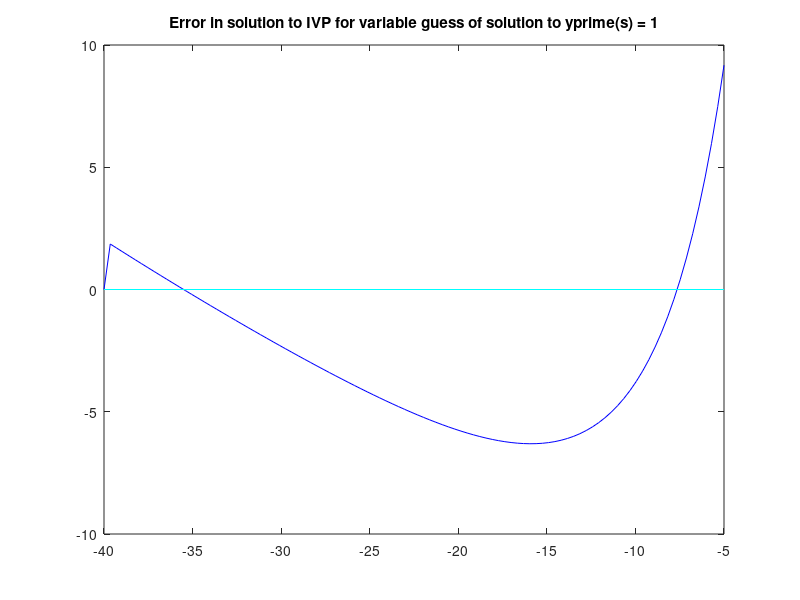

MATLAB code for this plot: (Note: this script raises an error after producing the figure.)
% % Testing Document
% %%
% % AB 2-step
% f = @(r,z) r.^2 - (1+(3/2).*z).*r + (1/2).*z;
% theta = 3*pi/4;
% Rnew = 0;
% ds = .1;
% s =0;
% while abs(Rnew)<1
%     s = s+ds;
%     Rold = Rnew;
%     z = s.*exp(1i.*theta);
%     Rnew = max
%     
% end
% 
%     %% 
%     % Region of stability for 3rd order gear's method using PEC, P(EC)^2,
%     % etc.
%     %y' = -10y+9.9e^(-t/10)
%     % y(0) = 2
%     B = [1,1,1,1
%         0 1 2 3
%         0 0 1 3
%         0 0 0 1];
%     c = [6/11
%         1
%         6/11
%         1/11];
%     dydt = @(y,t) [y;
%         (.1)*(-10.*y+9.9.*exp(-t./10));
%         (.1^2)/2.*der((-10.*y+9.9.*exp(-t./10)));
%         (.1^3)/6.*der(der((-10.*y+9.9.*exp(-t./10))));];
%     t = 0:.1:2;
%     h=.1;
%     y = zeros(4,length(t));
%     y(:,1) = [2;0;0;0]; %initialize the y vector 
%     
%     %PEC
%     for i = 1:length(t);
%         % Predictor
%         y(:,i+1) = B .* y(:,i);
%         % Evaluate/Corrector
%         y(:,i+1) = y(:,i+1) + h.*(dydt(t(i+1),y(:,i+1)) - y(2,i+1)).*c;
%     end
%     
%     true = ode23s(dydt, t , 2);
%     plot(t , y(:,1) , 'ro-' , r , true , '*-')
%     legend('PEC' , 'True')
%     plot()
%     
%     
%%
% 561 Final homework #4
% BVP y''(t) = 3/2 y^2 (t) , y(0) = 4 , y(1) = 1
% part a

%%%%%%%%%%%%%%%%%%%%%% FUNCTION G IN MATH 561 FINAL FOLDER IS THE FUNCTION
%%%%%%%%%%%%%%%%%%%%%% THAT DOES WHAT THIS SCRIPT DOES!
dy2dt = @(t,z) [z(2) ; (3/2).* z(1).^2];
e_y = zeros(1,100);
tspan = [0,1];
g = @(s) ode45(dy2dt, tspan, [4 , s]);

% part b
s = linspace(-40,-5);
for i = 1:length(s)-1
    [T , Y] = g(s(i));
    e_y(2,i+1) = Y(length(Y'),1)-1; % find the error in the solution to y(1) based on initial guess y'(0) = s' and the given initial value for y in the BVP
end

plot( s , e_y , 'b', s, zeros(length(s)), 'c-') %y(1,:) is all zeros since nothing was caluclated here for y'
title('Error in solution to IVP for variable guess of solution to yprime(s) = 1')

indices = find([0 diff(sign(y(2,:)))]~=0)
% 2 , 14 , 93 are the indices where e_y changes sign - this is where the
% error is closest to 0.
% index 2 can be ignored since the graph starts at 0, so that counts as a
% sign change. But between s(13) and s(14) there is a sign change, and same
% for between s(92) and s(93). 
% So we'll use fzero to find the exact values of s to default accuracy

% can't use fzero on g since g doesn't actually find the difference. I
% either need to write g differently or use a for loop on values between
% s(13) and s(14) and another on on values between s(92) and s(93) to
% minimise the error then pick the best one possibly?

%%
%561 Final #5 GUIDE (This is only for part of the problem)
load sound.dat
z = sound(:,1);
Cz = sound(:,2);
cSpline = spline(z,Cz) % Spline the data to get a curve describing the
% speed of a sound wave based on the depth

coefs = cSpline.coefs;
cPcoefs = []; % initialze a matrix to hold coefficients of c prime

for p = 1:size(coefs,1) % this creats the coefficient matrix for the c prime spline
    X = coefs(p,:);
    cPcoefs = [ cPcoefs; polyder(X) ];
end
% first we mkpp (make a piecewise polynomial) out of the cPcoefs matrix
% using the mkpp. the breaks are the breaks of the cspline (data) and we
% use the matrix we just made.
cPrimeSpline = mkpp(cSpline.breaks, cPcoefs);
%now we make a function out of the spline to get information about any
%given depth z

c = @(z)ppval(cSpline,z);
cPrime = @(z)ppval(cPrimeSpline,z);

c(2000)
cPrime(2000)
%%
% 561 Final number 2
%b
syms h lambda
I = [1,0;0,1];
c = [1/2;2];
c2 = [0;1];
DG = [h*lambda,-1];
B = [1,1;0,1];

%PEC
Spec = (I + c*DG)*B

%PECE
Spece = (I + c2*DG)*(I + c*DG)*B

% check for zero stability by using h*lambda = 0
% We know from the notes that the region of stability extends for the
% entire negative real axis

subs(Spec,h*lambda,0)
subs(Spece,h*lambda,0)

% Spec has eigen values of 1 and -1, whose magnitidues are less or equal 1
% therefore it is zero stable, and Spece has eigen values 1 and 0, whose
% magnitudes are less than 1 therefore it's also zero stable.

%%
%561 Final number 3
dydt = @(t,y) -10.*y+9.9.*exp(-1.*t./10);
%initial
y0 = 2;
h = .1; t = 0:h:2;
%Gear's third order method in the multivalue formulation
B = [1,1,1,1;0,1,2,3;0,0,1,3;0,0,0,1];
c = [6/11;1;6/11;1/11];
true = exp(-1.*t.*10) + exp(-1.*t./10);
dtrue = (-1/10).*exp(-1.*t.*10) + (-1/10).*exp(-1.*t./10);
d2true = (1/100).*exp(-1.*t.*10) + (1/100).* exp(-1.*t./10);
d3true = (-1/1000).*exp(-1.*t.*10) + (-1/1000).* exp(-1.*t./10);
% matrix to store true values
TRUE = [true;dtrue;d2true;d3true];
y = zeros(4,length(t)); % initialize matrix to hold solutions
% initial values
y(:,1) = [true(1);h.*dtrue(1);h.*d2true(1);h.*d3true(1)];

%PEC
for i = 1:length(t)-1;
    % P
    y(:,i+1) = B*y(:,i);
    % EC
    y(:,i+1) = y(:,i+1) + (h.*dydt(t(i+1),y(1,i+1))-y(2,i+1)).*c;
end
figure
plot(t,y(1,:),'b-',t,true,'r-')
title('Numerical and true solutions to ODE using PEC')
xlabel('t = 0:.1:2')
ylabel('outputs of numerical solution and true solution')
legend('numerical solution','true solution')

%P(EC)^2
for i = 1:length(t)-1;
    % P
    y(:,i+1) = B*y(:,i);
    % EC
    y(:,i+1) = y(:,i+1) + (h.*dydt(t(i+1),y(1,i+1))-y(2,i+1)).*c;     
    % EC
    y(:,i+1) = y(:,i+1) + (h.*dydt(t(i+1),y(1,i+1))-y(2,i+1)).*c;
end
figure
plot(t,y(1,:),'b-',t,true,'r-')
title('Numerical and true solutions to ODE using P(EC)^2')
xlabel('t = 0:.1:2')
ylabel('outputs of numerical solution and true solution')
legend('numerical solution','true solution')

%P(EC)^3
for i = 1:length(t)-1;
    % P
    y(:,i+1) = B*y(:,i);
    % EC
    y(:,i+1) = y(:,i+1) + (h.*dydt(t(i+1),y(1,i+1))-y(2,i+1)).*c;
    % EC
    y(:,i+1) = y(:,i+1) + (h.*dydt(t(i+1),y(1,i+1))-y(2,i+1)).*c;
    % EC
    y(:,i+1) = y(:,i+1) + (h.*dydt(t(i+1),y(1,i+1))-y(2,i+1)).*c;
end
figure
plot(t,y(1,:),'b-',t,true,'r-')
title('Numerical and true solutions to ODE using P(EC)^3')
xlabel('t = 0:.1:2')
ylabel('outputs of numerical solution and true solution')
legend('numerical solution','true solution')

%P(EC)^4
for i = 1:length(t)-1;
    % P
    y(:,i+1) = B*y(:,i);
    % EC
    y(:,i+1) = y(:,i+1) + (h.*dydt(t(i+1),y(1,i+1))-y(2,i+1)).*c;
    % EC
   y(:,i+1) = y(:,i+1) + (h.*dydt(t(i+1),y(1,i+1))-y(2,i+1)).*c;
    % EC
    y(:,i+1) = y(:,i+1) + (h.*dydt(t(i+1),y(1,i+1))-y(2,i+1)).*c;
    % EC
    y(:,i+1) = y(:,i+1) + (h.*dydt(t(i+1),y(1,i+1))-y(2,i+1)).*c;
end
figure
plot(t,y(1,:),'b-',t,true,'r-')
title('Numerical and true solutions to ODE using P(EC)^4')
xlabel('t = 0:.1:2')
ylabel('outputs of numerical solution and true solution')
legend('numerical solution','true solution')
%Stability
%PEC
% Spec = (I + c*DG)*B
% 
% %PECEC
% Spec2 = (I + c*DG).^2*B
% 
% %P(EC)^3
% Spec3 = (I + c*DG).^3*B
% 
% %P(EC)^4
% Spec4 = (I + c*DG).^4*B

%%
% Possibly a code for number 1 on 561 FINAL HW
% Regions of stability

C = 'color'; c = {'b','r','g','m','y','c'};
x = [0 0]; y = [-8 8]; K = 'k'; LW = 'linewidth'; FS = 'fontsize';
plot(y,x,K,LW,1), hold on, plot(x,y,K)
t = chebfun(t,3,[0 2*pi]);
z = exp(1i*t); r = z-1;
s = 1; plot(r./s,C,c{1},LW,2)                      % order 1
s = (3-1./z)/2; plot(r./s,C,c{2},LW,2)             % order 2
s = (23-16./z+5./z.^2)/12; plot(r./s,C,c{3},LW,2)  % order 3
axis([-2.5 .5 -1.5 1.5]), axis square, grid on
title('Adams-Bashforth orders 1,2,3',FS,16)


%%

% Problem 1 on FINAL 561 hw
%global charpoly z
% the boundary for theta = pi/2 for the AB3 method is a little less than
% -.5 so I'll use that as my initial guess
% characteristic polynomial for AB4 is
charpoly = @(z) r.^4 - r.^3 - (55/14).*(z).*r.^2 - (37/24).*z.*r + 9.* z;
h = -pi/12;
for theta = pi/2:h:pi
end

    
%%
theta =linspace(0,2*pi,200);
z = exp(1i.*theta);
nu = (z.^4-z.^3)./((55/24)*z.^3 - (59/24)*z.^2 + (37/24)*z - 9/24);

plot(real(nu) , imag(nu)), axis equal, grid on

%%
theta = linspace(0,2*pi,200);
z=exp(1i.*theta);
hl=(24*(z.^4-z.^3))./(55*z.^3-59*z.^2+37*z-9);
plot(real(hl),imag(hl)),axis equal, grid on
%%
syms x
c = [1/2; 1];
c2 = [0 ;1];
dg = [x ,-1];
B = [1 1 ; 0 1];
I2 = eye(2);
S1 = (I2 + c*dg)*B;
S2 = (I2 + c2*dg)*(I2 + c*dg)*B;
lam1 = 0;
lam2 = 0;
z=[];
while isempty(find(abs(double(z))>1))
z = eig(subs(S1,lam1));
lam1 = lam1 - .005;
end
z=[];
while isempty(find(abs(double(z))>1))
z = eig(subs(S2,lam2));
lam2 = lam2 - .005;
end
lam1,lam2

%%
% 561 1c final homework
%1 C Brute Force
k = 4;
n=100;
AMcoef = [3/8,19/24,-5/24,1/24];
ABcoef = [ -3/8 , 37/24, -59/24 , 55/24];
theta = pi:-pi/(2*n):pi/2; 
tol = .5*exp(-12);
rr = zeros(n+1,1);
figure
hold on
for i = 1:n+1
    r=0;
    rho=0;
    while rho<1
        r = r+.01;
        z= r*exp(1i*theta(i));
        p = [ 1, -1-z*(AMcoef(1) + AMcoef(2)+z*AMcoef(1)*ABcoef(4)),...
    -z*(AMcoef(3:4)+z*AMcoef(1)*ABcoef(3:-1:2)), -z^2*AMcoef(1)*ABcoef(1)];
        rho = max(abs(roots(double(p))));
          
    end
    plot(r*cos(theta(i)),r*sin(theta(i)),'ro-',...
     r*cos(theta(i)),-r*sin(theta(i)),'ro-',...
     'LineWidth',2)
    grid on
    axis equal
end
%%
% Guide for Michael M for 561 #5 a
%561 Final #5 GUIDE (This is only for part of the problem)

z = [1,2,3,4,5,6,7,8];
Cz = [10,14,12,-10,2,8,20,-32];
cSpline = spline(z,Cz) % Spline the data to get a curve describing the
% relationship between z and Cz

coefs = cSpline.coefs;
cPcoefs = []; % initialze a matrix to hold coefficients of c prime

for p = 1:size(coefs,1) % this creats the coefficient matrix for the c prime spline
    X = coefs(p,:);
    cPcoefs = [ cPcoefs; polyder(X) ];
end
% first we mkpp (make a piecewise polynomial) out of the cPcoefs matrix
% using the mkpp. the breaks are the breaks of the cspline (data) and we
% use the matrix we just made.
cPrimeSpline = mkpp(cSpline.breaks, cPcoefs);
%now we make a function out of the spline to get information about any
%given depth z

c = @(z)ppval(cSpline,z);
cPrime = @(z)ppval(cPrimeSpline,z);

c(1) % should be 10 by construction of the problem
%%
% trying part 1 c of final 561 hw again

%global cpoly z
%z = exp(1i.*theta);
syms a b t
char = 2*a^3+(1/12)*(9*a*b*a^4 + 74*a*b*a^3-64*a*a^2*b + 38*a*b*a - 9*a*b);

cpoly = (19.*t.^2.*z)./6 - (3.*t.*z)./4 - (16.*t.^3.*z)./3 + (37.*t.^4.*z)./6 + (3.*t.^5.*z)./4 + 2.*t.^3;
n = 5;
for theta = pi:-pi/n:pi/2
    rr = rho(theta,-.5);
end
plot(rr.*cos(degtorad(theta)),rr.*sin(degtorad(theta)),'o')


%%
% Find the region of stability of a method numerically
% Follow AB-1 PEC through 4 steps
% region of stability changes every time
% it is not clear where this will settle down in the end

%global cpoly z
syms yn yn1 yn2 yn3 yn4 fn fn1 fn2 fn3 fn4 h lambda z r
n = 50;  % number of points
theta = pi:-pi/(2*n):pi/2;
theta(end+1) = 0;

% AB-1
fn = lambda * yn;
yn1 = yn + h*fn;         % P
fn1 = lambda * yn1;      % E
yn1 = yn + h/2*(fn1+fn); % C
%fn1 = lambda * yn1;      % E

% PEC Step 1
disp(' '); disp('PEC Step 1'); disp('===================');
E1 = subs(expand(yn1),h*lambda,z);
E1 = subs(E1,{yn},{1});
[cpoly, powers] = coeffs(r-E1,r)

rho_pec = zeros(size(theta));
rho0 = 3;
for j = 1:n+1
    rho_pec(j) = rho(theta(j),rho0);
    rho0 = rho_pec(j);
end
figure(1);
plot(rho_pec.*cos(theta),rho_pec.*sin(theta),'r',...
     rho_pec.*cos(theta),-rho_pec.*sin(theta),'r',...
     'LineWidth',2)
title('PEC Step 1','FontSize',20)
axis equal

% PEC Step 2
yn2 = yn1 + h*fn1;         % P
fn2 = lambda * yn2;        % E
yn2 = yn1 + h/2*(fn2+fn1); % C
%fn2 = lambda * yn2;        % E

disp(' '); disp('PEC Step 2'); disp('===================');
E2 = subs(expand(yn2),h*lambda,z);
E2 = subs(E2,{yn},{1});
[cpoly, powers] = coeffs(r-E2,r)

rho_pec2 = zeros(size(theta));
rho0 = 3;
for j = 1:n+1
    rho_pec2(j) = rho(theta(j),rho0);
    rho0 = rho_pec2(j);
end
figure(2);
plot(rho_pec2.*cos(theta),rho_pec2.*sin(theta),'g',...
     rho_pec2.*cos(theta),-rho_pec2.*sin(theta),'g',...
     'LineWidth',2)
title('PEC Step 2','FontSize',20)
axis equal

% PEC Step 3
yn3 = yn2 + h*fn2;         % P
fn3 = lambda * yn3;        % E
yn3 = yn2 + h/2*(fn3+fn2); % C
%fn3 = lambda * yn3;        % E

disp(' '); disp('PEC Step 3'); disp('===================');
E3 = subs(expand(yn3),h*lambda,z);
E3 = subs(E3,{yn},{1});
[cpoly, powers] = coeffs(r-E3,r)

rho_pec3 = zeros(size(theta));
rho0 = 3;
for j = 1:n+1
    rho_pec3(j) = rho(theta(j),rho0);
    rho0 = rho_pec3(j);
end
figure(3);
plot(rho_pec3.*cos(theta),rho_pec3.*sin(theta),'b',...
     rho_pec3.*cos(theta),-rho_pec3.*sin(theta),'b',...
     'LineWidth',2)
title('PEC Step 3','FontSize',20)
axis equal

% PEC Step 4
yn4 = yn3 + h*fn3;         % P
fn4 = lambda * yn4;        % E
yn4 = yn3 + h/2*(fn4+fn3); % C
%fn4 = lambda * yn4;        % E

disp(' '); disp('PEC Step 4'); disp('===================');
E4 = subs(expand(yn4),h*lambda,z);
E4 = subs(E4,{yn},{1});
[cpoly, powers] = coeffs(r-E4,r)

rho_pec4 = zeros(size(theta));
rho0 = 3;
for j = 1:n+1
    rho_pec4(j) = rho(theta(j),rho0);
    rho0 = rho_pec4(j);
end
figure(4);
plot(rho_pec4.*cos(theta),rho_pec4.*sin(theta),'k',...
     rho_pec4.*cos(theta),-rho_pec4.*sin(theta),'k',...
     'LineWidth',2)
title('PEC Step 4','FontSize',20)
axis equal

% all together
figure(5); clf;
plot(rho_pec.*cos(theta),rho_pec.*sin(theta),'r',...
     rho_pec.*cos(theta),-rho_pec.*sin(theta),'r',...
     rho_pec2.*cos(theta),rho_pec2.*sin(theta),'g',...
     rho_pec2.*cos(theta),-rho_pec2.*sin(theta),'g',...
     rho_pec3.*cos(theta),rho_pec3.*sin(theta),'b',...
     rho_pec3.*cos(theta),-rho_pec3.*sin(theta),'b',...
     rho_pec4.*cos(theta),rho_pec4.*sin(theta),'k',...
     rho_pec4.*cos(theta),-rho_pec4.*sin(theta),'k')
%      rho_pec_mv.*cos(theta),rho_pec_mv.*sin(theta),'m',... % limiting region
%      rho_pec_mv.*cos(theta),-rho_pec_mv.*sin(theta),'m',...% from multivalue method
     %'LineWidth',2);
title('PEC, Steps 1 - 4','FontSize',20)
axis equal
%%
% Find the region of stability of a method numerically
% This is for ABM 4th order methodPECE

global cpoly z
syms yn yn1 yn2 yn3 yn4 fn fn1 fn2 fn3 fn4 h lambda z r
n = 50;  % number of points
theta = pi:-pi/(2*n):pi/2;
theta(end+1) = 0;

% % ABM 4-step method in multivalue form
% fn = lambda * yn;
% yn1 = yn + h*fn;         % P
% fn1 = lambda * yn1;      % E
% yn1 = yn + h/2*(fn1+fn); % C
% fn1 = lambda * yn1;      % E

B = [1,55/24,-59/24,37/24,-9/24;  % AB 4-step predictor
     0,4,-6,-4,1;
     0,1,0,0,0;
     0,0,1,0,0;
     0,0,0,1,0];  
c = [9/24,];  % AB 4th order corrector
c2 = [0; 1; ; ;0];  % final evaluation
DG = [z,-1,0,0];
I = eye(5);

% PEC
S = (I + c*DG)*B
cpoly = charpoly(S);

rho_pec = zeros(size(theta));
rho0 = 3;
for j = 1:n+1
    rho_pec(j) = rho(theta(j),rho0);
    rho0 = rho_pec(j);
end
figure(1);
plot(rho_pec.*cos(theta),rho_pec.*sin(theta),'r',...
     rho_pec.*cos(theta),-rho_pec.*sin(theta),'r',...
     'LineWidth',2)
title('PEC','FontSize',20)
axis equal

% PECE
S = (I + c2*DG)*(I + c*DG)*B
cpoly = charpoly(S);

rho_pece = zeros(size(theta));
rho0 = 3;
for j = 1:n+1
    rho_pece(j) = rho(theta(j),rho0);
    rho0 = rho_pece(j);
end
figure(2);
plot(rho_pece.*cos(theta),rho_pece.*sin(theta),'g',...
     rho_pece.*cos(theta),-rho_pece.*sin(theta),'g',...
     'LineWidth',2)
title('PECE','FontSize',20)
axis equal

% all together
figure(3); clf;
plot(rho_pec.*cos(theta),rho_pec.*sin(theta),'r',...
     rho_pec.*cos(theta),-rho_pec.*sin(theta),'r',...
     rho_pece.*cos(theta),rho_pece.*sin(theta),'g',...
     rho_pece.*cos(theta),-rho_pece.*sin(theta),'g',...
     'LineWidth',2);
title('PEC and PECE','FontSize',20)
axis equal
%%
g = 9.81; m = 68.1; t = 12; cd = 0.25;
v = sqrt(g * m / cd) * tanh(sqrt(g * cd / m) * t)

%%
% Math 517
% Homework 1
% Questions 1-3
clear all
clc
% I have used a weighted Taylor expansion to sovle for u''(x2)
% Below is the system that has arisen
syms h1 h2 h3 
% O is the coefficient matrix for the 4x4 system of w0...w3
O = [1 1 1 1; 0 -h1 h2 h3+h2; 0 .5*h1^2 .5*h2^2 .5*(h2+h3)^2;
0 -(1/6)*h1^3 (1/6)*h2^3 (1/6)*(h2+h3)^3];
% Since we want to kill off everything except the u''(x2) term we use this
% v and solve O^-1 * v to sovle for the weights
v = [0 0 1 0]';

omega = inv(O)*v;
omega = simplify(omega)

syms ux1 ux2 ux3 ux4 du4c1x du4c2x du4c3x du4um

error = omega(3)*(1/24)*h2^4*du4c2x + omega(4)*(1/24)*...
    (h2+h3)^4*du4c3x + omega(2)*(1/24)*h1^4*du4c1x;

error_collapsed = (1/24)*(omega(3)*h2^4+omega(4)*...
    (h2+h3)^4+omega(2)*h1^4)*du4um;

er = simplify(error_collapsed);

% Begin QUESTION 2
% function to compare error to
u = @sin;
x2 = pi/2;
H = linspace(exp(-4),exp(-2),500);
% the true solution is u''(x2) = -sin(pi) = -1
true = -ones(1,length(H)); % vector for the loglog plot later on
du2dt_approx = [1, length(H)];

for i = 1:500;
        h = H(i)*rand(1); %h(1) = h_1 etc.
        omega0 = -(2*(2*h - h + h))/(h*h^2 + h*h*h);
        omega1 = (2*(2*h + h))/(h^3 + ...
             2*h^2*h + h*h^2 + h*h^2 + h*h*h);
        omega2 =  (2*(h - h + h))/(h*h^2 + h*h*h);
        omega3 = (2*(h - h))/(h^2*h + 2*h*h^2 +...
                h*h*h + h^3 + h*h^2);
            
        du2dt_approx(i) = omega0*u(x2) + omega1*u(x2-h) + ...
                    omega2*u(x2+h) + omega3*u(x2+h+h);
end

% Plot the error against H on a log-log plot
errorHi = abs(du2dt_approx - true);
figure(1)
loglog(H, errorHi, 'bo')
%set ( gca, 'xdir', 'reverse' )

xlabel('H values for which 0<h1,h2,h3<H');
ylabel('Error of approximation vs. true solution')

% BEGIN QUESTION 3
% Least-squares fit: log(E(H)) = K + plog(H)

L = [(log(du2dt_approx))]';
A = [ ones(500,1) , L ];
b = [(log(errorHi))]';
% x = [K p]
x = (A'*A)\A'*b
abs(x)
% y = pinv(A)*b
% abs(y)

%%
% 533 HW 1 #2
%A
clear all
clc
txt = 'MSCUPTEHCIPHCJICPTEHCQBPUSPJKEOEHCKSCRNCQVOEHCQYXKDCKTEHCJLESXQQVLCEQLCPUGFEICSEICFEICIEQCQPONGDVKSPUMNDJEUSPQGNULFEEDNGLCSEEBCQQEEJCBCDKKQXIPUCNJCUSEMCQHCUUCGVTESUJEUUNWEUREQGFPQKCQQCPLPUYXJSFDNUKEUYXJSEYPIP';
ychar=zeros(26,1);
yct=zeros(26,1);
disp('Frequency of each character')
for k=0:25,
   ychar(k+1)=char('A'+k);
   v=(txt==ychar(k+1,1));   %perform check to see 
   yct(k+1)=sum(v);
   ydisp=[ychar(k+1), '  ',num2str((yct(k+1))/length(txt))];
   disp(ydisp)
end
%end;
IOC = sum((yct./length(txt)).^2)*26; % Calculcates the Index of Coincidence
disp('IOC = '), disp(IOC) % = 
Incidence = 0;
for i = 0:25
    p_i = yct(i+1)/length(txt);
    p_i = (p_i)^2;
    Incidence = p_i + Incidence;
end
disp(Incidence*26) % I keep getting 4.4--- WHY?

%B
% Look for common digrams in the ciphertext
% there are 26^2 possible digrams
digramtab = zeros(26,26);
% for k = 1:26
%     for l = 1:26
%         if 



%%
% Math 517 Homeowrk 5 Problem 5
% Applying methods to given PDE
% 
%
% First set of initial conditions: u(0,x) = 2exp(-200(x-.5)^2)
% Second set: u(0,x) = 2exp(-200(x-.5)^2)cos(40pi*x)

h = [1/10,1/20,1/40, 1/80]; % spacial step size
Tfinal = 1; % final time
a = 1;

% Initialize vector to hold error
ErrorLW = zeros(1,length(h));
ErrorRK = zeros(1,length(h));
AccuracyLW = zeros(1,length(h));
AccuracyRK = zeros(1,length(h));

for i = 1:length(h) % big loop for accuracy analysis
    M = 1/h(i) - 1; % number of intervals
    k = h(i); % time step
    x = linspace(0,1,M+2); % grid points
    T = 0:k:Tfinal; % time grid points
    
    % ut = -aux advection equation
    U = zeros(length(T),length(x)); % intialize U matrix
    Ur = zeros(length(T),length(x)); % initialize Ur matrix for RK3 method
    
    % initial conditions
    % 1)
%     U(1,:) = 2.*exp(-200.*(x-.5).^2);
%     Ur(1,:) = 2.*exp(-200.*(x-.5).^2);
%     Exact = 2*exp(-200*(x(end)-T(end)-.5)^2); % exact solution at final time
    % 2)
    U(1,:) = 2.*exp(-200.*(x-.5).^2).*cos(40*pi.*x);
    Ur(1,:) = 2.*exp(-200.*(x-.5).^2).*cos(40*pi.*x);
    Exact = 2.*exp(-200.*(x-Tfinal-.5).^2).*cos(40*pi.*(x-Tfinal));
    
    % Method from Question 3 (LxW type)
    
    % Big time loop
    for t = 2:length(T)     
        for j = 1:M+2 % spacial loop
            jm2 = j-2; jm1 = j-1; jp1 = j+1;
            if jm2 < 1
                jm2 = jm2+M+2;
            end
            if jm1 < 1
                jm1 = jm1+M+2;
            end
            if jp1 > M+2
                jp1 = jp1-M-2;
            end
            U(t,j) = U(t-1,j) - (k*a)/(6*h(i))*(U(t-1,jm2)-6*U(t-1,jm1)+3*U(t-1,j)+2*U(t-1,jp1)) + ...
                (k^2*a^2)/(2*h(i)^2)*(U(t-1,jm1)-2*U(t-1,j)+U(t-1,jp1)) - ...
                (k^3*a^3)/(6*h(i)^3)*(-U(t-1,jm2)+3*U(t-1,jm1)-3*U(t-1,j)+U(t-1,jp1));
        end 
    end
    
    % Method from Question 4 (RK3 type)
    
    % Big time loop
    for t = 2:length(T)
        % Loop for Y1
        Y1 = zeros(1,length(x));
        Us = zeros(1,length(x)); % Ustar vector
        for j = 1:M+2 % spacial loop
            jm2 = j-2; jm1 = j-1; jp1 = j+1;
            if jm2 < 1
                jm2 = jm2+M+2;
            end
            if jm1 < 1
                jm1 = jm1+M+2;
            end
            if jp1 > M+2
                jp1 = jp1-M-2;
            end
            Y1(j) = -a/(6*h(i))*(Ur(t-1,jm2) - 6*Ur(t-1,jm1)+3*Ur(t-1,j)+2*Ur(t-1,jp1));
            Us(j) = Ur(t-1,j)+.5*k*Y1(j);
        end
        
        % Loop for Y2
        Y2 = zeros(1,length(x));
        Uss = zeros(1,length(x)); % Ustarstar vector
        for j = 1:M+2 % spacial loop
            jm2 = j-2; jm1 = j-1; jp1 = j+1;
            if jm2 < 1
                jm2 = jm2+M+2;
            end
            if jm1 < 1
                jm1 = jm1+M+2;
            end
            if jp1 > M+2
                jp1 = jp1-M-2;
            end
            Y2(j) = -a/(6*h(i))*(Us(jm2) - 6*Us(jm1)+3*Us(j)+2*Us(jp1));
            Uss(j) = Ur(t-1,j)+.75*k*Y2(j);
        end
        
        % Loop for Y3
        Y3 = zeros(1,length(x));
        for j = 1:M+2 % spacial loop
            jm2 = j-2; jm1 = j-1; jp1 = j+1;
            if jm2 < 1
                jm2 = jm2+M+2;
            end
            if jm1 < 1
                jm1 = jm1+M+2;
            end
            if jp1 > M+2
                jp1 = jp1-M-2;
            end
            Y3(j) = -a/(6*h(i))*(Uss(jm2) - 6*Uss(jm1)+3*Uss(j)+2*Uss(jp1));
        end
        
        % Update Loop
        for j = 1:M+2
            Ur(t,j) = Ur(t-1,j)+(k/9)*(2*Y1(j) + 3*Y2(j) + 4*Y3(j));
        end
    end
    
    % Error analysis 
    ErrorLW(i) = norm(U(M+2,:) - Exact,2)/norm(Exact,2);
    ErrorRK(i) = norm(Ur(M+2,:) - Exact,2)/norm(Exact,2);
    
end

% Accuracy Analysis (use log 2 since h is halved in each successive step)
for i = 2:length(h)
    AccuracyLW(i) = log2(ErrorLW(i-1)/ErrorLW(i));
    AccuracyRK(i) = log2(ErrorRK(i-1)/ErrorRK(i));
end

Ta = table(h', AccuracyLW', AccuracyRK', 'VariableNames',{'stepsize' 'LWAccuracy' 'RKAccuracy'});
disp(Ta)

[XX,TT] = meshgrid(x,T);
Ex = 2.*exp(-200.*(XX-TT-.5).^2).*cos(40*pi.*(XX-TT));

figure
mesh(x,T,U)
title('Numerical LW')
xlabel('x')

figure
mesh(x,T,Ex)
title('Exact')
xlabel('x')

figure
mesh(x,T,Ur)
title('Numerical RK')
xlabel('x')



































